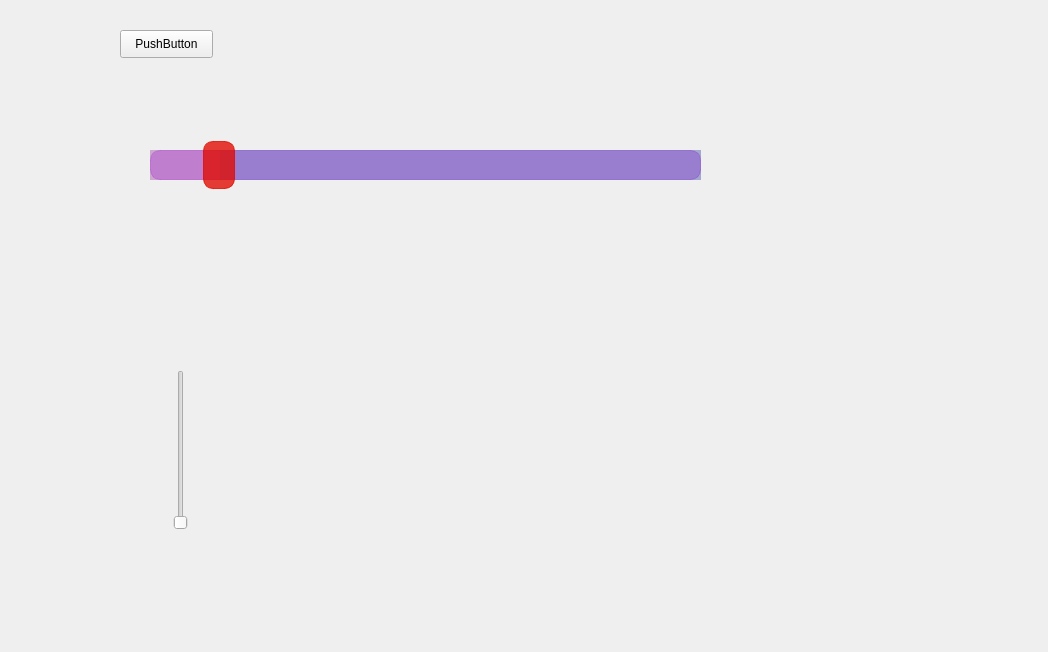
<?xml version="1.0" encoding="UTF-8"?>
<ui version="4.0">
 <class>QSliderTestClass</class>
 <widget class="QWidget" name="QSliderTestClass">
  <property name="geometry">
   <rect>
    <x>0</x>
    <y>0</y>
    <width>1048</width>
    <height>652</height>
   </rect>
  </property>
  <property name="windowTitle">
   <string>QSliderTest</string>
  </property>
  <widget class="XSlider" name="horizontalSlider">
   <property name="geometry">
    <rect>
     <x>150</x>
     <y>140</y>
     <width>551</width>
     <height>51</height>
    </rect>
   </property>
   <property name="styleSheet">
    <string notr="true">QSlider::groove{
	background-color: rgba(200, 83, 245,100);
	height:28px;
	border:1px solid rgba(200, 83, 245,100);
	border-radius:10px;
}
QSlider::handle{
	width:30px;
	background-color: rgba(225, 10, 0,200);
	border:1px solid  rgba(225, 10, 0,200);;
	border-radius:10px;
	margin:-10px 0;
}
QSlider::sub-page{
	background-color: rgba(125, 13, 135,80);
}
QSlider::add-page{
	background-color: rgba(0, 13, 135,80);
}

</string>
   </property>
   <property name="maximum">
    <number>999</number>
   </property>
   <property name="singleStep">
    <number>100</number>
   </property>
   <property name="pageStep">
    <number>500</number>
   </property>
   <property name="value">
    <number>100</number>
   </property>
   <property name="orientation">
    <enum>Qt::Horizontal</enum>
   </property>
  </widget>
  <widget class="QSlider" name="verticalSlider">
   <property name="geometry">
    <rect>
     <x>170</x>
     <y>370</y>
     <width>22</width>
     <height>160</height>
    </rect>
   </property>
   <property name="orientation">
    <enum>Qt::Vertical</enum>
   </property>
  </widget>
  <widget class="QPushButton" name="pushButton">
   <property name="geometry">
    <rect>
     <x>120</x>
     <y>30</y>
     <width>93</width>
     <height>28</height>
    </rect>
   </property>
   <property name="text">
    <string>PushButton</string>
   </property>
  </widget>
 </widget>
 <layoutdefault spacing="6" margin="11"/>
 <customwidgets>
  <customwidget>
   <class>XSlider</class>
   <extends>QSlider</extends>
   <header>XSlider.h</header>
  </customwidget>
 </customwidgets>
 <resources>
  <include location="QSliderTest.qrc"/>
 </resources>
 <connections>
  <connection>
   <sender>horizontalSlider</sender>
   <signal>sliderMoved(int)</signal>
   <receiver>QSliderTestClass</receiver>
   <slot>Move(int)</slot>
   <hints>
    <hint type="sourcelabel">
     <x>317</x>
     <y>167</y>
    </hint>
    <hint type="destinationlabel">
     <x>381</x>
     <y>837</y>
    </hint>
   </hints>
  </connection>
  <connection>
   <sender>horizontalSlider</sender>
   <signal>sliderPressed()</signal>
   <receiver>QSliderTestClass</receiver>
   <slot>Press()</slot>
   <hints>
    <hint type="sourcelabel">
     <x>445</x>
     <y>151</y>
    </hint>
    <hint type="destinationlabel">
     <x>528</x>
     <y>777</y>
    </hint>
   </hints>
  </connection>
  <connection>
   <sender>horizontalSlider</sender>
   <signal>sliderReleased()</signal>
   <receiver>QSliderTestClass</receiver>
   <slot>Rel()</slot>
   <hints>
    <hint type="sourcelabel">
     <x>560</x>
     <y>178</y>
    </hint>
    <hint type="destinationlabel">
     <x>614</x>
     <y>724</y>
    </hint>
   </hints>
  </connection>
  <connection>
   <sender>horizontalSlider</sender>
   <signal>valueChanged(int)</signal>
   <receiver>QSliderTestClass</receiver>
   <slot>Change(int)</slot>
   <hints>
    <hint type="sourcelabel">
     <x>615</x>
     <y>166</y>
    </hint>
    <hint type="destinationlabel">
     <x>681</x>
     <y>737</y>
    </hint>
   </hints>
  </connection>
  <connection>
   <sender>pushButton</sender>
   <signal>clicked()</signal>
   <receiver>QSliderTestClass</receiver>
   <slot>Click()</slot>
   <hints>
    <hint type="sourcelabel">
     <x>170</x>
     <y>35</y>
    </hint>
    <hint type="destinationlabel">
     <x>73</x>
     <y>731</y>
    </hint>
   </hints>
  </connection>
 </connections>
 <slots>
  <slot>Move(int)</slot>
  <slot>Change(int)</slot>
  <slot>Press()</slot>
  <slot>Rel()</slot>
  <slot>Click()</slot>
 </slots>
</ui>
